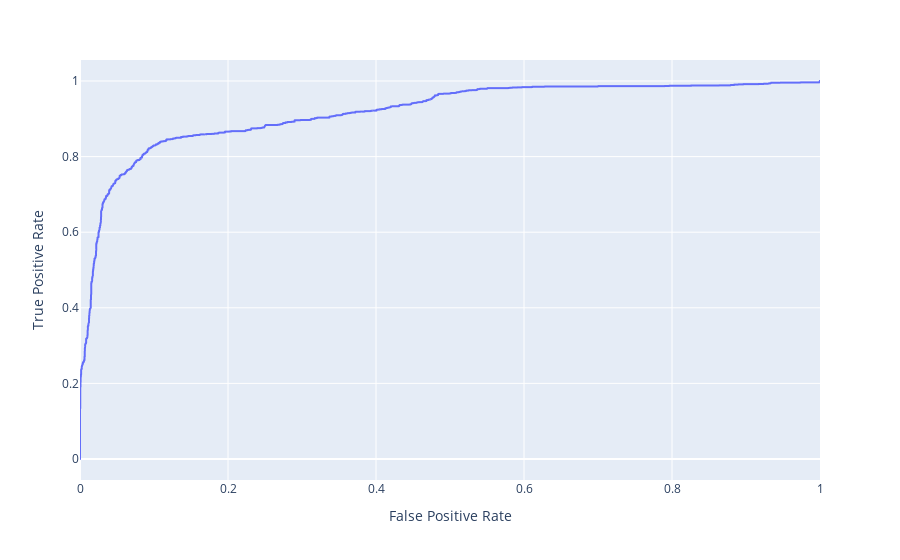

Write notebook code for a chart like this one.
### Code cell
fig = px.line(x=fpr, y = tpr, hover_name=threshold)
fig.update_xaxes(title="False Positive Rate")
fig.update_yaxes(title="True Positive Rate")
fig

### Figure 1 — Plotly figure (JSON) as saved in the notebook; plotly's stock layout.template omitted (floating-point values rounded to 4 significant figures; data arrays with more than 128 entries replaced by an {"elided": "..."} marker saying what was removed)
{"data": [{"hoverlabel": {"namelength": 0}, "hovertemplate": "<b>%{hovertext}</b><br><br>x=%{x}<br>y=%{y}", "hovertext": {"elided": "2920 float values"}, "legendgroup": "", "line": {"color": "#636efa", "dash": "solid"}, "mode": "lines", "name": "", "showlegend": false, "type": "scattergl", "x": {"elided": "2920 float values"}, "xaxis": "x", "y": {"elided": "2920 float values"}, "yaxis": "y"}], "layout": {"legend": {"tracegroupgap": 0}, "margin": {"t": 60}, "xaxis": {"anchor": "y", "domain": [0, 1], "title": {"text": "False Positive Rate"}}, "yaxis": {"anchor": "x", "domain": [0, 1], "title": {"text": "True Positive Rate"}}}}
